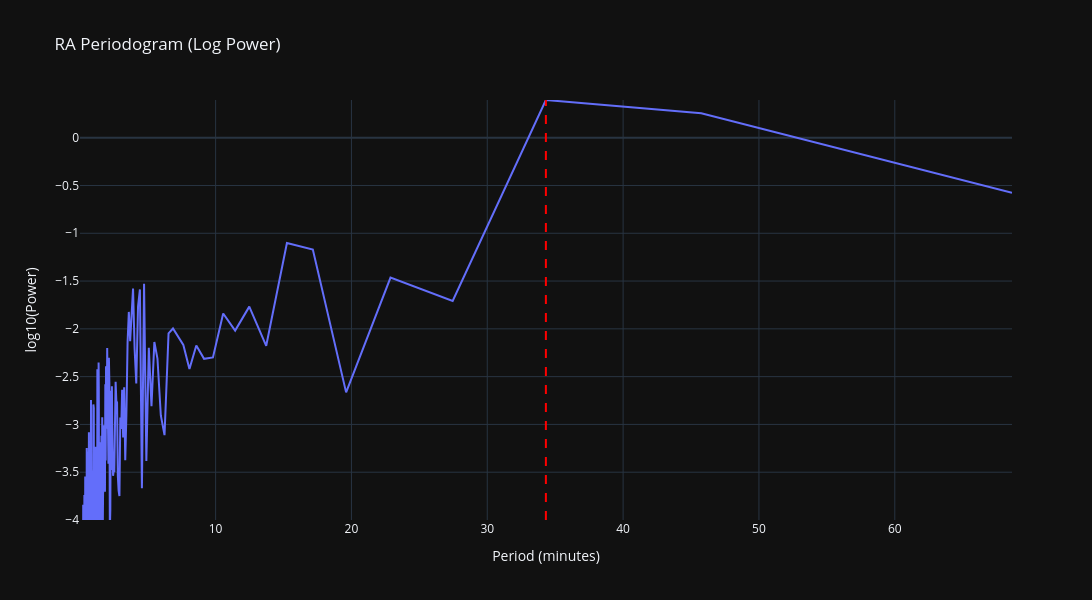

Notebook code for this chart:
### Code cell
periods_min = 1 / freqs / 60
log_power = np.log10(power)
max_y = np.max(log_power)
fig = go.Figure()

fig.add_trace(go.Scatter(
    x=periods_min,
    y=log_power,
    mode='lines',
    name='log10(Power)'
))

fig.add_vline(x=worm_period_sec/60, line_dash="dash", line_color="red")

fig.update_layout(
    title="RA Periodogram (Log Power)",
    xaxis_title="Period (minutes)",
    yaxis_title="log10(Power)", 
    height=600, width=1200, template="plotly_dark",
)
max_y
fig.update_yaxes(range=[ -4, max_y])

fig.show()

### Figure 1 — Plotly figure (JSON) as saved in the notebook; plotly's stock layout.template omitted (floating-point values rounded to 4 significant figures; data arrays with more than 128 entries replaced by an {"elided": "..."} marker saying what was removed)
{"data": [{"mode": "lines", "name": "log10(Power)", "type": "scatter", "x": {"elided": "8073 float values"}, "y": {"elided": "8073 float values"}}], "layout": {"height": 600, "shapes": [{"line": {"color": "red", "dash": "dash"}, "type": "line", "x0": 34.31, "x1": 34.31, "xref": "x", "y0": 0, "y1": 1, "yref": "y domain"}], "title": {"text": "RA Periodogram (Log Power)"}, "width": 1200, "xaxis": {"title": {"text": "Period (minutes)"}}, "yaxis": {"range": [-4, 0.3945], "title": {"text": "log10(Power)"}}}}
